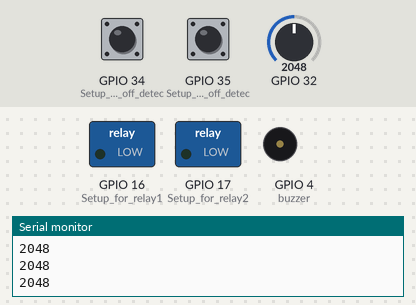
Bench run of a sketch on a simulated ESP32. Parts: switched loads named in the sketch (green lamp = pin HIGH), buzzer (waves = sounding, pin HIGH), the last lines printed to the serial monitor. The inputs (shaded band) are chosen by the test bench; at power-on: GPIO 34 (Setup_for_leads_off_detec) LOW, GPIO 32 = 2048, GPIO 35 (Setup_for_leads_off_detec) LOW.

Above: at 1.2 s.
1.3 s: GPIO 34 (Setup_for_leads_off_detec) pulled HIGH for 3.2 s
At 2.4 s:
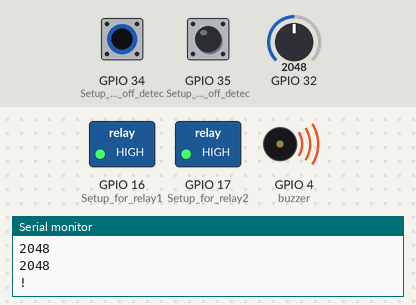
7.5 s: GPIO 34 (Setup_for_leads_off_detec) pulled HIGH for 0.15 s
At 9.9 s:
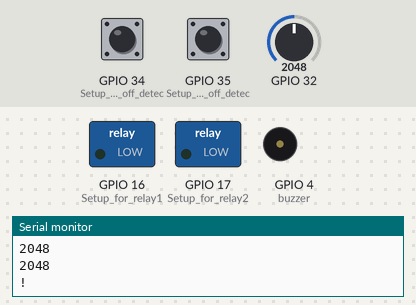
10.6 s: GPIO 34 (Setup_for_leads_off_detec) pulled HIGH for 1 s
At 11.9 s:
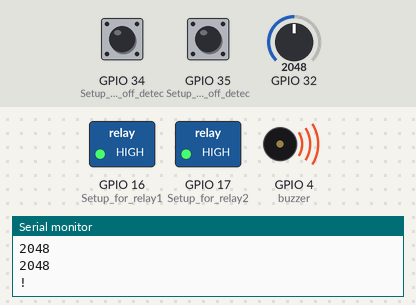
Timing chart, 0 to 14.1 s (numbered marks = the images above; inputs shaded):
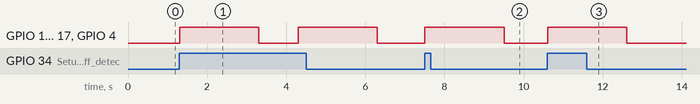

The sketch:

sketch_apr12a.ino
```cpp
int buzzer=4;
void setup() {
// initialize the serial communication:
Serial.begin(9600);
pinMode(34, INPUT); // Setup for leads off detection LO +
pinMode(35, INPUT); // Setup for leads off detection LO -

pinMode(16, OUTPUT); // Setup for relay1
pinMode(17, OUTPUT); // Setup for relay2
pinMode(buzzer,OUTPUT);//setup for buzzer

}

void loop() {

if((digitalRead(34) == 1)||(digitalRead(35) == 1))
{
Serial.println('!');
digitalWrite(16,HIGH);
digitalWrite(17,HIGH);
digitalWrite(buzzer,HIGH);
delay(2000);
digitalWrite(16,LOW);
digitalWrite(17,LOW);
digitalWrite(buzzer,LOW);
delay(1000);
}
else{
// send the value of analog input 0:
Serial.println(analogRead(32));
}
//Wait for a bit to keep serial data from saturating
delay(1);
}
```

Measured:
- after the input at 1.3 s, GPIO 16 (Setup_for_relay1), GPIO 17 (Setup_for_relay2), GPIO 4 (buzzer): alternates HIGH for 2.0 s and LOW for 1.0 s, starting at once
- after the input at 7.5 s, GPIO 16 (Setup_for_relay1), GPIO 17 (Setup_for_relay2), GPIO 4 (buzzer): LOW → HIGH at once, → LOW 2.0 s later
- after the input at 10.6 s, GPIO 16 (Setup_for_relay1), GPIO 17 (Setup_for_relay2), GPIO 4 (buzzer): LOW → HIGH at once, → LOW 2.0 s later
